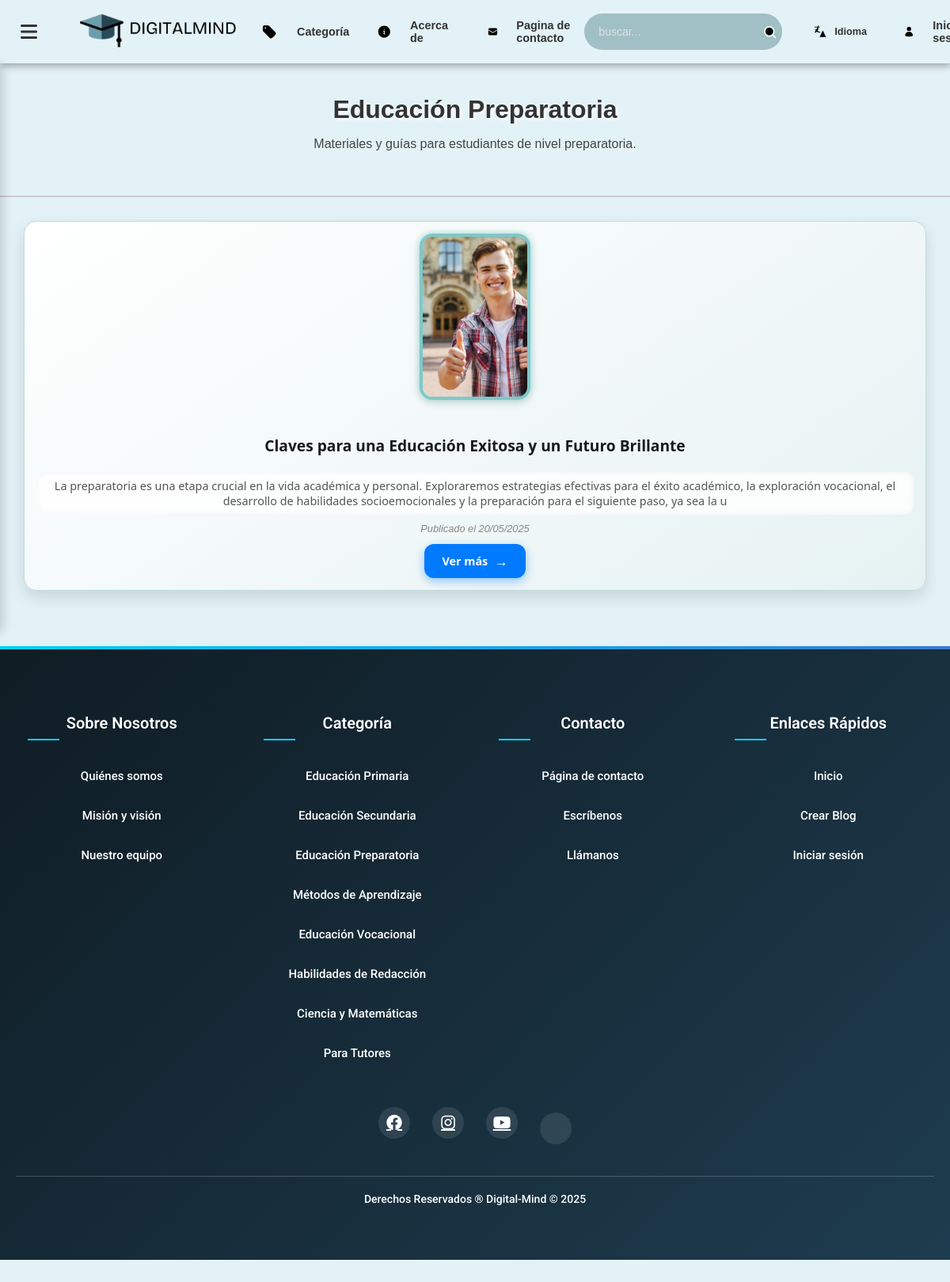
Screenshot of /PHP/categoria.php?id=7 with the database file from the repository.
### tables this page shows
CREATE TABLE `categoria` (
  `id` int(11) NOT NULL,
  `nombre` varchar(100) NOT NULL,
  `descripcion_corta` varchar(255) DEFAULT NULL,
  `imagen` varchar(255) DEFAULT NULL
);

CREATE TABLE `publicaciones_2` (
  `id` int(11) NOT NULL,
  `titular` varchar(255) NOT NULL,
  `fecha` date NOT NULL,
  `descripcion_corta` varchar(255) NOT NULL,
  `contenido` text NOT NULL,
  `referencia` varchar(255) NOT NULL,
  `imagen` varchar(255) DEFAULT NULL COMMENT 'Ruta/nombre del archivo de imagen',
  `categoria` varchar(50) NOT NULL,
  `fecha_creacion` timestamp NOT NULL DEFAULT current_timestamp(),
  `total_ratings` int(11) DEFAULT 0,
  `rating_count` int(11) DEFAULT 0,
  `mensaje` varchar(255) NOT NULL,
  `estado` enum('publicado','archivado') DEFAULT 'publicado',
  `categoria_id` int(11) DEFAULT NULL
);

### PHP/dashboard.php (the view, shortened to what this page needs)
<link rel="stylesheet" href="https://cdnjs.cloudflare.com/ajax/libs/font-awesome/6.4.0/css/all.min.css">

### PHP/categoria.php (shortened to what this page needs)
<?php
include 'blog_db.php';
include 'header.php';
include 'dashboard.php';
$categoria_id = isset($_GET['id']) ? intval($_GET['id']) : 0;
$sql_cat = "SELECT nombre, descripcion_corta, imagen FROM categoria WHERE id = $categoria_id";
$res_cat = $conn->query($sql_cat);
$row_cat = $res_cat->fetch_assoc();
$descripcionCategoria = $row_cat['descripcion_corta'];
$tituloCategoria = $row_cat['nombre'];
$sql = "SELECT * FROM publicaciones_2 WHERE categoria_id = $categoria_id AND estado = 'publicado' ORDER BY fecha DESC";
$resultado = $conn->query($sql);
?>
<!DOCTYPE html>
<html lang="es">
<head>
  <link rel="stylesheet" href="../css/style.css">
</head>
<body>
  <div class="categoria-banner">
    <h1><?php echo $tituloCategoria; ?></h1>
    <?php if (!empty($descripcionCategoria)): ?>
      <p style="color:#444;"><?= htmlspecialchars($descripcionCategoria) ?></p>
    <?php endif; ?>
  </div>
  <div class="categoria-content">
    <?php if ($resultado->num_rows > 0): ?>
        <?php while ($fila = $resultado->fetch_assoc()): ?>
          <div class="blog-card">
            <?php if (!empty($fila['imagen'])): ?>
              <img src="IMG/<?php echo htmlspecialchars($fila['imagen']); ?>" alt="Imagen del post">
            <?php endif; ?>
            <h2><?php echo htmlspecialchars($fila['titular']); ?></h2>
            <p><?php echo htmlspecialchars($fila['descripcion_corta']); ?></p>
            <div class="fecha">Publicado el <?php echo date('d/m/Y', strtotime($fila['fecha'])); ?></div>
            <a class="ver-mas" href="post_completo.php?id=<?php echo $fila['id']; ?>">Ver más</a>
          </div>
        <?php endwhile; ?>
    <?php else: ?>
        <p style="text-align:center;">No hay publicaciones en esta categoría.</p>
    <?php endif; ?>
  </div>
</body>
</html>
<?php
include 'footer.php';
?>

### css/style.css (style rules this page uses)
html { scroll-behavior: smooth; }
* { box-sizing: border-box; }
body { font-family: 'Arial', sans-serif; margin: 0; padding: 0; background-color: #e3f2f7; color: #333; }
h1, h2, h3, h4, h5, h6, footer, .most-recent { text-align: center; font-size: 2em; margin: 30px 0; color: #333; font-weight: bold; }

### rows the page displays
categoria: nombre "Educación Preparatoria", descripcion_corta "Materiales y guías para estudiantes de nivel preparatoria."
publicaciones_2: imagen (picture), titular "Claves para una Educación Exitosa y un Futuro Brillante", descripcion_corta "La preparatoria es una etapa crucial en la vida académica y personal. Exploraremos estrategias efectivas para el éxito académico, la exploración vocacional, el desarrollo de habilidades socioemocionales y la preparación para el siguiente paso, ya sea la u", fecha "20/05/2025"
